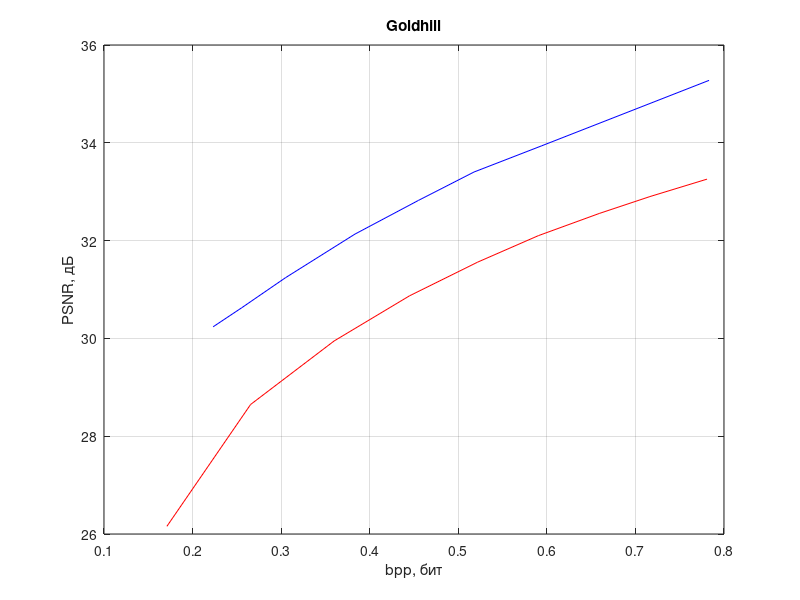

This figure's MATLAB source:
% JPEG
y = [30.2383 30.6266 31.2397 32.1326 32.8210 33.4029 33.9401 35.2766];
x = [0.2233 0.2555 0.3048 0.3833 0.4549 0.5178 0.5944 0.7831];
plot(x, y, 'b')
hold on
grid on
title('Goldhill')
xlabel('bpp, бит')
ylabel('PSNR, дБ')

% JPEG 200
y = [26.1568 28.6482 29.9472 30.8692 31.5592 32.1012 32.5546 32.9006 33.2568];
x = [0.1710 0.2655 0.3598 0.4448 0.5218 0.5904  0.6591 0.7164 0.7808];
plot(x, y, 'r')

% Контекстное кодирование
